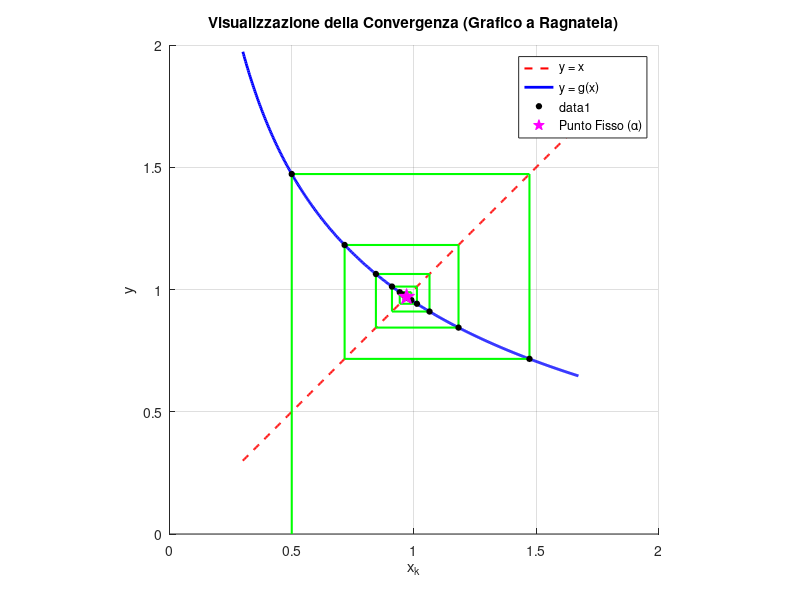

The MATLAB script that drew this image:
% =========================================================================
% METODO DEL PUNTO FISSO CON GRAFICO A RAGNATELA (COBWEB PLOT)
% =========================================================================
clear; clc; close all;
format long; % Imposta la visualizzazione interna di MATLAB ad alta precisione

% 1. DEFINIZIONE DELLA FUNZIONE g(x) (Corretto l'operatore di divisione vettoriale)
g = @(x) sqrt((2 - log(x+2)) ./ x);

% 2. PARAMETRI DI INPUT (Modificato x0 per evitare i numeri complessi della radice)
x0 = 0.5;         % Punto iniziale positivo e sicuro
tol = 1e-12;      % Tolleranza ad alta precisione
max_iter = 150;    % Numero massimo di iterazioni per il grafico

% 3. ALLOCAZIONE VETTORI PER MEMORIZZARE I PASSI
X = zeros(1, max_iter);
X(1) = x0;
iter = 0;
errore = Inf;

% =========================================================================
% 4. LOOP ITERATIVO (Calcolo numerico con controllo di divergenza)
% =========================================================================
diverge = false; 

while (errore > tol) && (iter < max_iter-1)
    iter = iter + 1;
    prossimo_x = g(X(iter));
    
    % CONTROLLO DI SICUREZZA 1: Se il valore è Inf, NaN o complesso
    if isnan(prossimo_x) || isinf(prossimo_x) || ~isreal(prossimo_x) || abs(prossimo_x) > 1e10
        diverge = true;
        break; 
    end
    
    X(iter+1) = prossimo_x;
    
    % CONTROLLO DI SICUREZZA 2: Controllo esplosione errore
    nuovo_errore = abs(X(iter+1) - X(iter));
    if iter > 1 && nuovo_errore > errore * 10 
        diverge = true;
        errore = nuovo_errore;
        break;
    end
    
    errore = nuovo_errore;
end

% Tagliamo i vettori alle iterazioni effettivamente calcolate
X = X(1:iter+1);

% Stampa dei risultati nella Command Window (Mostra 12 cifre decimali)
fprintf('---------------------------------------------------\n');
if diverge
    warning('ATTENZIONE: Il metodo sta DIVERGENDO o ha calcolato valori non ammissibili!');
    fprintf('Il calcolo è stato arrestato alla iterazione %d.\n', iter);
elseif iter >= max_iter-1 && errore > tol
    warning('Il metodo non è giunto a convergenza nel numero massimo di iterazioni consentite.');
    fprintf('Ultimo valore calcolato: %1.12f (Errore rimasto: %1.2e)\n', X(end), errore);
else
    fprintf('Il metodo è CONVERGSO con successo!\n');
    fprintf('Punto fisso trovato: %1.12f in %d iterazioni.\n', X(end), iter);
end
fprintf('---------------------------------------------------\n');

% =========================================================================
% 5. PARTE GRAFICA (Semplificata in sicurezza poiché X contiene solo valori positivi)
% =========================================================================
if ~diverge
    figure('Name', 'Analisi di Convergenza - Punto Fisso', 'NumberTitle', 'off');
    hold on; grid on;

    % Definiamo un intervallo degli assi pulito intorno ai punti calcolati
    % Poiché x0 > 0, min(X) rimarrà saldamente sopra lo zero, evitando i C.E. pericolosi
    xmin = max(min(X) - 0.2, 0.01); 
    xmax = max(X) + 0.2;
    x_plot = linspace(xmin, xmax, 500);

    % Disegno la bisettrice y = x (in rosso tratteggiato)
    plot(x_plot, x_plot, 'r--', 'LineWidth', 1.5, 'DisplayName', 'y = x');

    % Disegno la curva y = g(x) (in blu)
    plot(x_plot, g(x_plot), 'b-', 'LineWidth', 2, 'DisplayName', 'y = g(x)');

    % Disegno l'andamento iterativo (La Ragnatela)
    for k = 1:iter
        % Segmento verticale: da (x_k, x_k) a (x_k, x_k+1) cioè su y=g(x)
        % Aggiunto 'HandleVisibility', 'off' per non intasare la legenda
        if k == 1
            plot([X(k), X(k)], [0, X(k+1)], 'g-', 'LineWidth', 1.5, 'HandleVisibility', 'off'); 
        else
            plot([X(k), X(k)], [X(k), X(k+1)], 'g-', 'LineWidth', 1.5, 'HandleVisibility', 'off');
        end
        pause(0.1); % Ridotto leggermente il tempo per non annoiarsi se le iterazioni sono tante!
        
        % Segmento orizzontale: da (x_k, x_k+1) a (x_k+1, x_k+1) cioè sulla bisettrice
        plot([X(k), X(k+1)], [X(k+1), X(k+1)], 'g-', 'LineWidth', 1.5, 'HandleVisibility', 'off');
        pause(0.1);
    end

    % Evidenzio i punti di scatto con dei pallini neri
    plot(X(1:end-1), X(2:end), 'ko', 'MarkerFaceColor', 'k', 'MarkerSize', 4);

    % Evidenzio il punto fisso finale con una stella magica
    plot(X(end), X(end), 'mp', 'MarkerFaceColor', 'm', 'MarkerSize', 12, 'DisplayName', 'Punto Fisso (\alpha)');

    % Abbellimenti del grafico
    xlabel('x_k');
    ylabel('y');
    title('Visualizzazione della Convergenza (Grafico a Ragnatela)');
    legend('Location', 'best');
    axis square;
    hold off;
end
